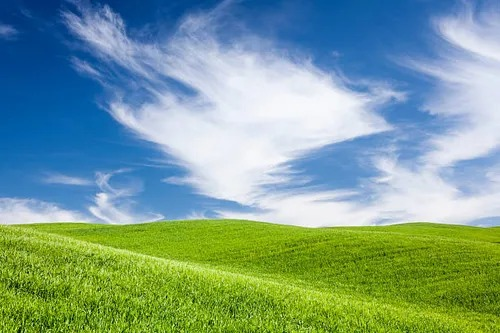
#> input picture images/fields.jpeg, 500 x 333 px, found by its file name
$ python harris_corner_detection.py
#> lines starting #> are read from the running program, lines starting #| are printed output that depends on the picture; after the words box and inside, x2 and y2 are one past the last pixel; in counts of white or black regions, pixels touching at a corner belong together
import cv2
import numpy as np

path = r'images\fields.jpeg'

img = cv2.imread(path)
#> img is the input picture: shape (333, 500, 3); mean B, G, R 145.1, 160, 123.7
gray_img = cv2.cvtColor(img, cv2.COLOR_BGR2GRAY)
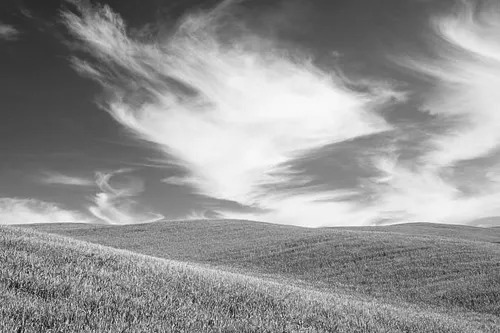
#> gray_img: shape (333, 500); min 14, max 251, mean 147.5

gray = np.float32(gray_img)

dst = cv2.cornerHarris(gray, 2, 3, 0.04)
img[dst>0.01*dst.max()]=[0,255,0]
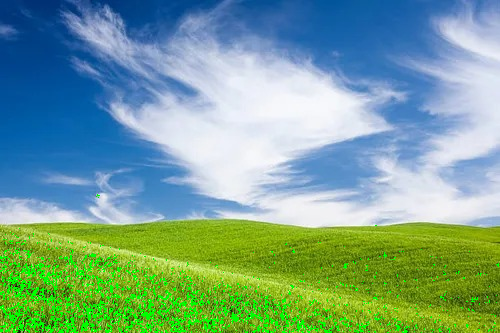
#> img: shape (333, 500, 3); 4.05% of pixels changed, all inside (x1, y1, x2, y2) = (0, 194, 499, 333)

cv2.imshow('img', img)
cv2.imshow('dst', dst)
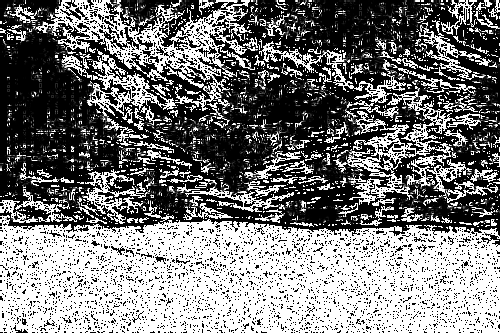
#> window 'dst': shape (333, 500); min 0, max 255, mean 121.1
cv2.waitKey(0)

$ run again, with images/desert.jpeg copied over images/fields.jpeg
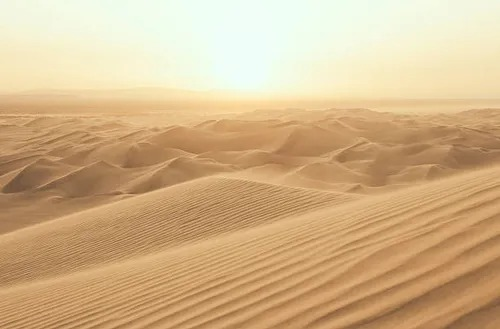
#> input picture images/desert.jpeg, 500 x 329 px, found by its file name
#> img is the input picture: shape (329, 500, 3); mean B, G, R 137.6, 179.7, 210.4
#> `dst = cv2.cornerHarris(gray, 2, 3, 0.04)`:
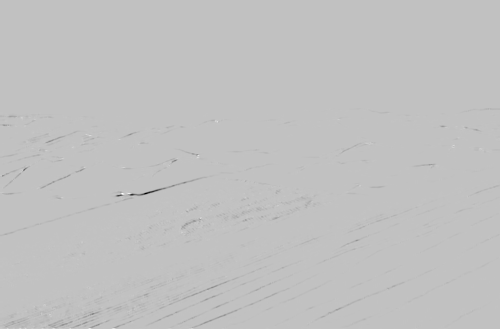
#> dst: shape (329, 500) float32; min -767489.9, max 241698.3, mean -2381.9; drawn with min black and max white
#> img: shape (329, 500, 3); 1.84% of pixels changed, all inside (x1, y1, x2, y2) = (0, 109, 500, 329)
#> `cv2.imshow('dst', dst)`:
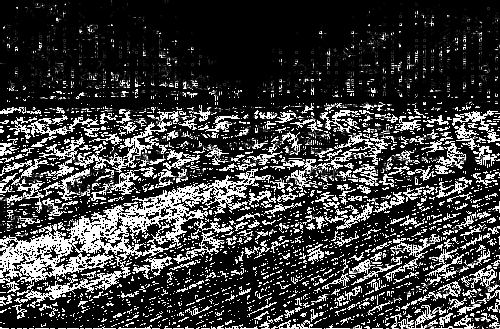
#> window 'dst': shape (329, 500); min 0, max 255, mean 61

$ run again, with images/lake.jpeg copied over images/fields.jpeg
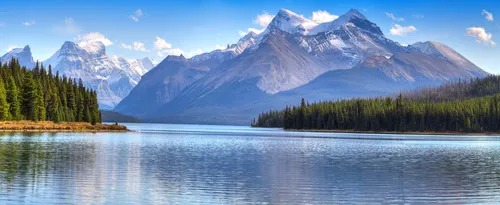
#> input picture images/lake.jpeg, 500 x 205 px, found by its file name
#> img is the input picture: shape (205, 500, 3); mean B, G, R 174, 141.2, 114.3
#> `dst = cv2.cornerHarris(gray, 2, 3, 0.04)`:
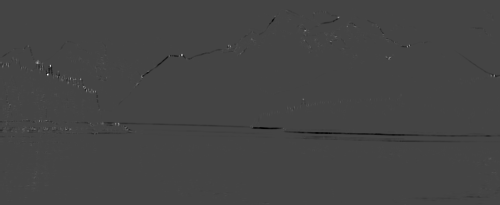
#> dst: shape (205, 500) float32; min -9028804, max 24474388, mean -25541; drawn with min black and max white
#> img: shape (205, 500, 3); 1.82% of pixels changed, all inside (x1, y1, x2, y2) = (0, 10, 500, 205)
#> `cv2.imshow('dst', dst)`:
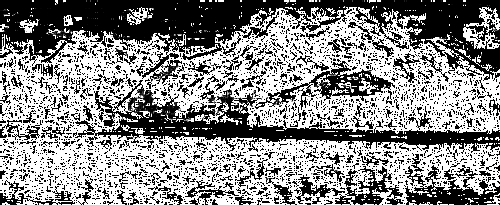
#> window 'dst': shape (205, 500); min 0, max 255, mean 138.9
